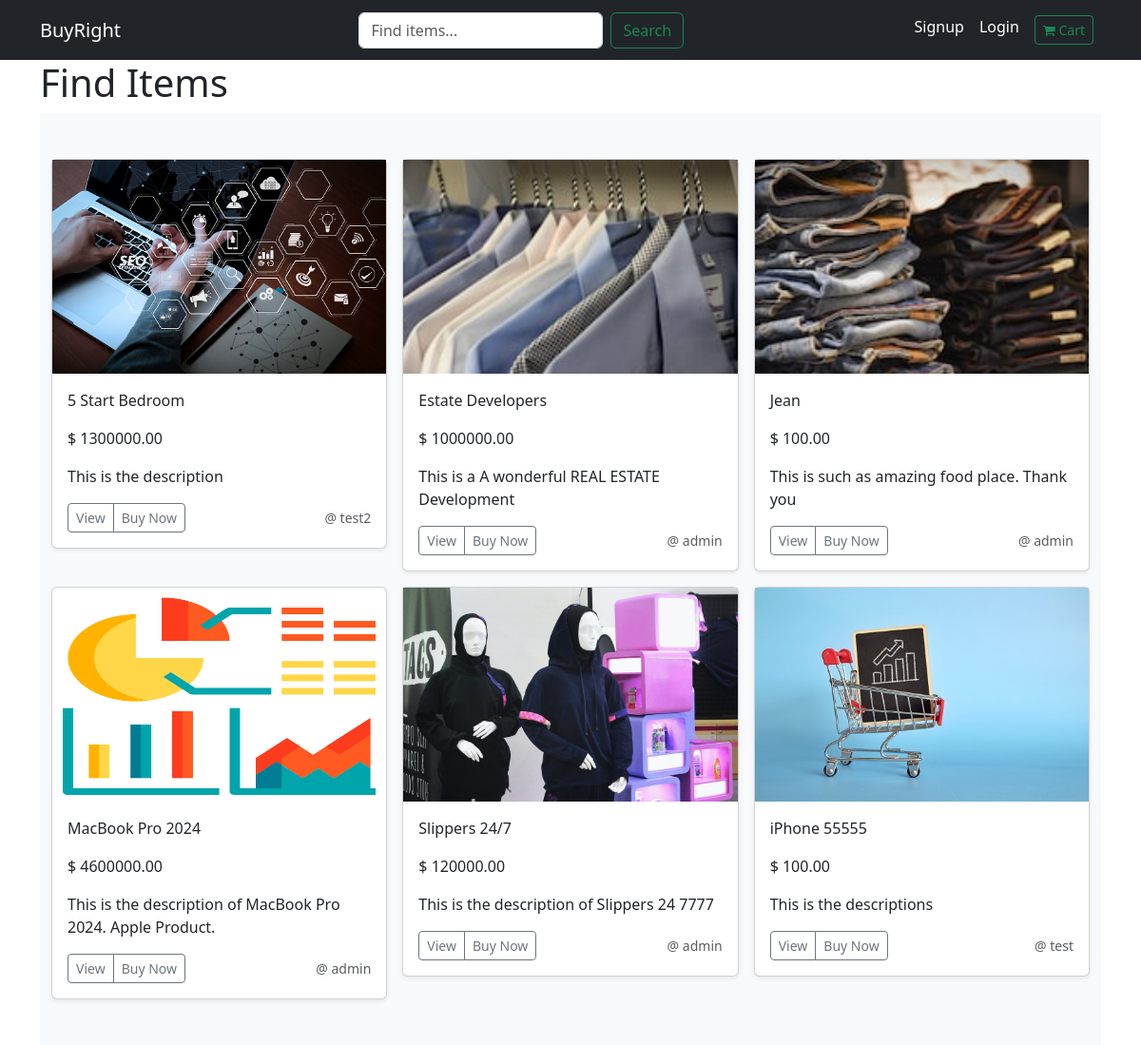
The app's page /search/ with its own data.
### core/models.py (models this page shows, shortened)
class Product(models.Model):
    category = models.ForeignKey(Category, related_name="products", on_delete=models.CASCADE)
    name = models.CharField(max_length=100)
    price = models.DecimalField(decimal_places=2, max_digits=10)
    description = models.TextField()
    is_sold = models.BooleanField(default=False)
    stock = models.IntegerField()
    created_by = models.ForeignKey(User, related_name="products", on_delete=models.CASCADE)
    created_at = models.DateTimeField(auto_now_add=True)
    modified_at = models.DateTimeField(auto_now=True)
    image = models.ImageField(upload_to="images")
    class Meta:
        ordering = ["name"]

### core/views.py (the view)
# urls.py: path("search/", views.search, name="search"),
def search(request):
    query = request.GET.get("query", "")
    products = Product.objects.filter(Q(name__icontains=query) | Q(description__icontains=query))
    context = {
        "query": query,
        "products": products
    }
    return render(request, "core/search.html", context)

### cart/context_processors.py (called while the page is built)
def cart(request):
    return {"cart": Cart(request)}

### templates/core/search.html (shortened to what this page needs)
{% extends "core/base.html" %}
{% block content %}
{% if query %}
    <h1>Find Result for "{{ query }}"</h1>
{% else %}
    <h1>Find Items</h1>
{% endif %}
<div class="py-5 bg-body-tertiary">
    <div class="container">
        <div class="row row-cols-1 row-cols-sm-2 row-cols-md-3 g-3">
            {% if products %}
                {% for product in products %}
                <div class="col">
                    <div class="card shadow-sm">
                        <img src="{{ product.image.url }}" alt="" width="100%" height="225">
                        <div class="card-body">
                            <p class="card-text"> {{ product.name }} </p>
                            <p class="card-text">$ {{ product.price }}</p>
                            <p class="card-text">{{ product.description }}</p>
                            <div class="d-flex justify-content-between align-items-center">
                                <div class="btn-group">
                                    <a href="{% url 'core:detail' product.id %}" type="button"
                                       class="btn btn-sm btn-outline-secondary">View</a>
                                    <button type="button" class="btn btn-sm btn-outline-secondary">Buy Now</button>
                                </div>
                                <small class="text-body-secondary">@ {{ product.created_by.username }} </small>
                            </div>
                        </div>
                    </div>
                </div>
                {% endfor %}
            {% else %}
            <p>No product was found</p>
            {% endif %}
        </div>
    </div>
</div>
{% endblock content %}

### records on screen
Product: image (picture), name "5 Start Bedroom", price "1300000.00", description "This is the description", created_by.username "test2"
Product: image (picture), name "Estate Developers", price "1000000.00", description "This is a A wonderful REAL ESTATE Development", created_by.username "admin"
Product: image (picture), name "Jean", price "100.00", description "This is such as amazing food place. Thank you", created_by.username "admin"
Product: image (picture), name "MacBook Pro 2024", price "4600000.00", description "This is the description of MacBook Pro 2024. Apple Product.", created_by.username "admin"
Product: image (picture), name "Slippers 24/7", price "120000.00", description "This is the description of Slippers 24 7777", created_by.username "admin"
Product: image (picture), name "iPhone 55555", price "100.00", description "This is the descriptions", created_by.username "test"
